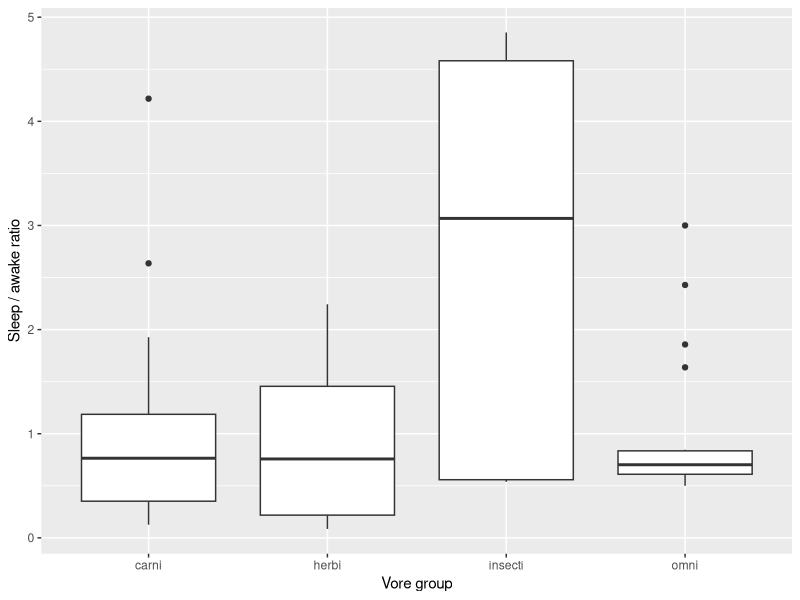
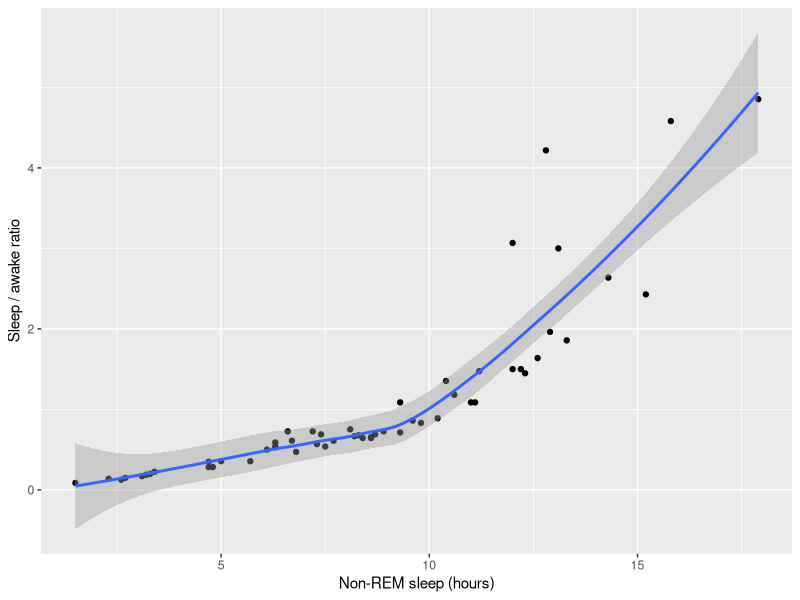

Generate these figures, in order, with R:
library(ggplot2)

library(dplyr)



# View a descriptive summary for this dataset using function summary().

summary(msleep)



# Question 1: Create a new dataframe named as “df2”, which includes all variables in the msleep dataset excluding “name” and “genus”, for mammals with vore not being “NA”.



df2 <- msleep %>% filter(!is.na(vore)) %>% select(-name, -genus)



# Question 2: Add the following two new variables to the dataframe “df2”: “non_rem”, which is obtained by subtracting rem sleep time from total sleep time, “sleep_awake_ratio”, which is the ratio of sleep_total to awake.



df2 <- mutate(df2, non_rem = sleep_total - sleep_rem, sleep_awake_ratio = sleep_total / awake)



# Print the data to the console

df2



# Question 3: Find summary statistics, including the number of mammals, average of non_rem and average of sleep_awake_ratio over different vore groups. Based on the results you obtained, add a brief comment in the code using "#" on the comparison between vore groups

summary_data <- group_by(df2, vore) %>% summarise(n_mammals = n(), avg_non_rem = mean(non_rem, na.rm = TRUE), avg_sleep_awake_ratio = mean(sleep_awake_ratio, na.rm = TRUE))



# Print the data

summary_data



# Comment: The most common vore in the data set is herbivore (32), followed by omnivores (20), carnivores (19), and finally insectivores (5). 

# Omnivores and insectivores generally show higher average non_rem sleep (9.09 hours for omnivores and 13 hours for insectivores) than the other vores (7.37 hours for carnivores, 7.78 hours for herbivores). 

# For avg_sleep_awake_ratio, insectivores have the highest ratio (2.72), followed by carnivores (1.05). The two lowest avg_sleep_awake_ratio values come from herbivores (0.861) and omnivores (0.980).



# Question 4: Use an appropriate plot to compare the distributions of sleep_awake_ratio for different vore groups of mammals. Add a brief comment in the code using "#" to describe how the distribution of sleep_awake_ratio varies across different vore groups



ggplot(df2, aes(x = vore, y = sleep_awake_ratio)) + geom_boxplot() + labs(x = "Vore group", y = "Sleep / awake ratio")



# Comment: Insectivores show the greatest variability in sleep_awake_ratio amongst the vore groups, followed by herbivores (2nd most variability), and carnivores come in 3rd place for most variability.

# The vore group with least variability in sleep_awake_ratio is the omnivore group.



# Question 5: Use an appropriate plot to visualize the relationship between sleep_awake_ratio and non_rem. Include a comment in the code using "#" to describe the relationship observed in the plot.



ggplot(df2, aes(x = non_rem, y = sleep_awake_ratio)) + geom_point() + geom_smooth() + labs(x = "Non-REM sleep (hours)", y = "Sleep / awake ratio")



# Comment: There is a clear positive relationship. Mammals with higher non_rem sleep tend to have a higher sleep_awake_ratio.
